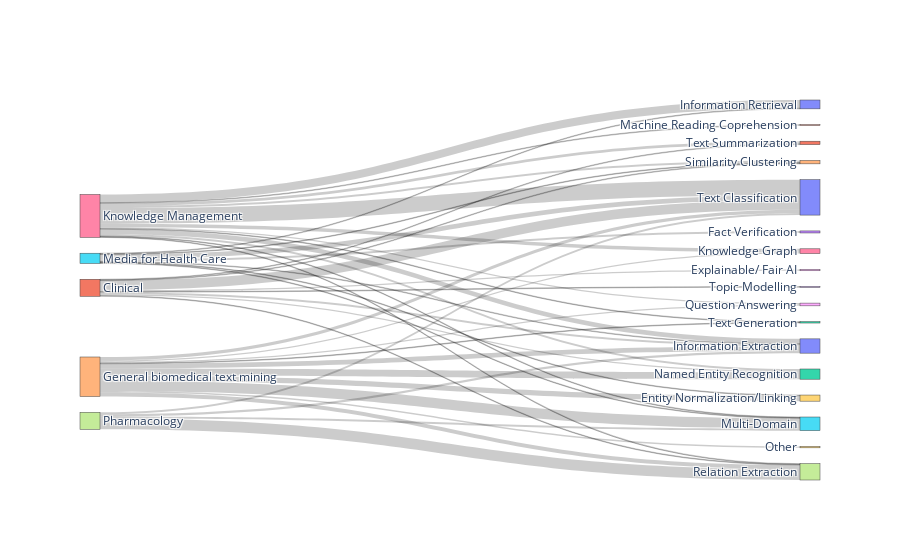

Notebook code for this chart:
### Code cell
import plotly.graph_objects as go # Import the graphical object

fig = go.Figure( 
    data=[go.Sankey( # The plot we are interest
        # This part is for the node information
        node = dict( 
            label = levels_combined
        ),
        # This part is for the link information
        link = dict(
            source = source_node,
            target = target_node,
            value = values
        ))])

# With this save the plots 
plot(fig,
     image_filename='sankey_plot_1', 
     image='png', 
     image_width=900, 
     image_height=600
)
# And shows the plot
fig.show()

### Figure 1 — Plotly figure (JSON) as saved in the notebook; plotly's stock layout.template omitted (floating-point values rounded to 4 significant figures)
{"data": [{"link": {"source": [6, 7, 4, 21, 6, 4, 4, 15, 6, 4, 4, 6, 4, 6, 7, 6, 7, 21, 7, 15, 6, 6, 4, 4, 21, 21, 4, 15, 15, 15, 15, 15, 6, 21, 6, 21, 6, 6, 21, 21, 4], "target": [10, 17, 5, 10, 0, 12, 9, 10, 20, 20, 17, 16, 10, 1, 20, 12, 10, 20, 5, 3, 14, 8, 19, 8, 12, 18, 16, 14, 5, 0, 20, 9, 2, 17, 17, 14, 5, 11, 1, 13, 2], "value": [23, 16, 15, 14, 12, 10, 8, 7, 7, 7, 6, 5, 5, 4, 3, 3, 3, 3, 3, 3, 3, 2, 2, 2, 2, 2, 2, 1, 1, 1, 1, 1, 1, 1, 1, 1, 1, 1, 1, 1, 1, 1, 1, 1, 1, 1, 1, 1, 1, 1, 1]}, "node": {"label": ["Information Retrieval", "Text Summarization", "Text Generation", "Fact Verification", "General biomedical text mining", "Multi-Domain", "Knowledge Management", "Pharmacology", "Question Answering", "Entity Normalization/Linking", "Text Classification", "Machine Reading Coprehension", "Named Entity Recognition", "Topic Modelling", "Similarity Clustering", "Media for Health Care", "Knowledge Graph", "Relation Extraction", "Explainable/ Fair AI", "Other", "Information Extraction", "Clinical"]}, "type": "sankey"}], "layout": {"autosize": true}}
